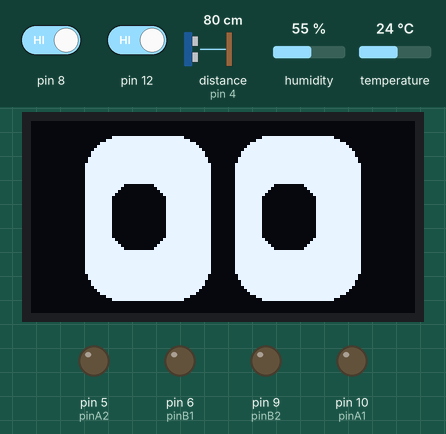
This sketch was run on a simulated Arduino Uno, built with avr-gcc and run on an emulated ATmega328P. Parts: 128×64 one-colour display, output pins drawn as LEDs (lit = HIGH). Wiring (inferred from the names in the program): ultrasonic range finder: trigger pin 7; echo pin 4. Dashed ring = blinking. Inputs (shaded band) come from the test bench; at power-on: distance to the obstacle (sensor on pin 4) 80 cm, pin 8 HIGH, pin 12 HIGH, humidity 55 %, temperature 24 °C. The echo pulse lasts 58.3 µs per cm; random numbers use the default seed unless the sketch sets one; pins used as bus, display or sensor lines are not drawn; what the sketch prints to the serial monitor is not drawn.

Above: at 1.2 s.
1.3 s: distance to the obstacle (sensor on pin 4) set to 17 cm
6.0 s: distance to the obstacle (sensor on pin 4) set to 14 cm
At 6.65 s:
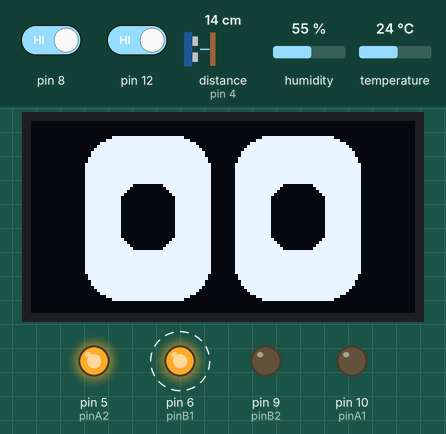
8.4 s: pin 8 driven LOW
At 11.54 s:
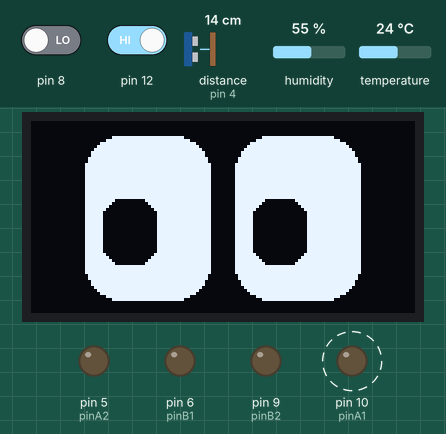
12.3 s: pin 8 driven HIGH
At 19.66 s:
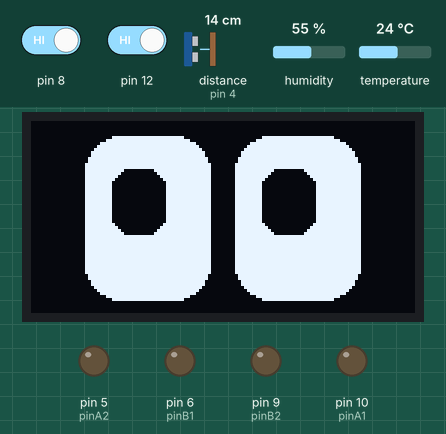
20.0 s: pin 12 driven LOW
At 22.1 s:
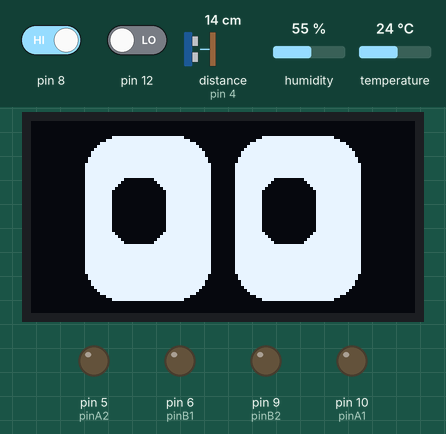
27.7 s: pin 12 driven HIGH
At 29.28 s:
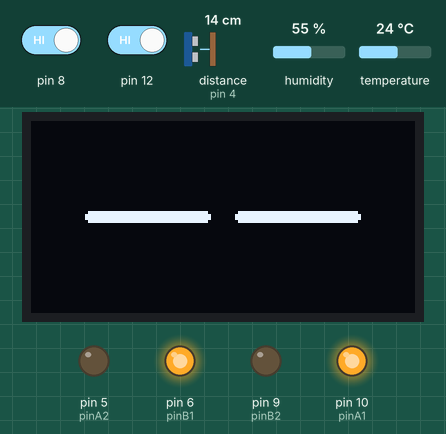
Timing chart, 0 to 32.1 s (numbered marks = the images above; inputs shaded):
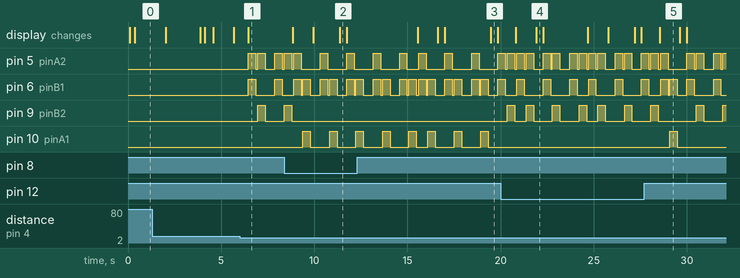

The sketch:

AutoFull.ino
```cpp
#include <IRremote.hpp>
#include <U8g2lib.h>
#include <DHT.h>
#include <Wire.h>
#include <avr/wdt.h>

#define DECODE_NEC
#define trigPin 7
#define echoPin 4
#define DHTPIN 2  // Pin del sensor dht de hum y temp
#define DHTTYPE DHT11

DHT dht(DHTPIN, DHTTYPE);
// Usamos el constructor _1_ (Page Buffer)
// U8G2_SH1106_128X64_NONAME_1_HW_I2C u8g2(U8G2_R0, /* reset=*/U8X8_PIN_NONE);
// Nota: Usamos este constructor que suele ir mejor para actualizaciones rapidas
U8G2_SH1106_128X64_NONAME_1_HW_I2C u8g2(U8G2_R0, U8X8_PIN_NONE);

// --- ESTADOS ---
enum RobotState { IDLE,
                  MOVING_FWD,
                  MOVING_BCK,
                  TURNING_L,
                  TURNING_R,
                  OBSTACLE };
RobotState currentState = IDLE;

unsigned long previousMillis = 0;
unsigned long timerDHT = 0;
unsigned long timerScreen = 0;
float t = 0;
float h = 0;

int pinA1 = 10;
int pinA2 = 5;
int pinB1 = 6;
int pinB2 = 9;
// ------------------------

int globalSpeed = 255;  //Velocidad max == 255
bool autoMode = false;

// --- ESTADOS DE ÁNIMO ---
enum Mood { HAPPY, ANGRY, SUSPICIOUS, TIRED };
Mood currentMood = HAPPY;
int lookX = 0; // -10 (Izq) a 10 (Der)
int lookY = 0; // -10 (Arriba) a 10 (Abajo)

// Variables de animación de Ojos
unsigned long nextBlink = 0;
bool isBlinking = false;
unsigned long blinkStart = 0;
unsigned long nextGazeMove = 0;

String receivedString = "";

// Prototipos de funciones nuevas
void drawFluxEyes();
void updateEyeAnimation();
void forceDraw(); // Para dibujar inmediatamente en emergencias

void setup() {
  wdt_disable();

  Serial.begin(9600);
  randomSeed(analogRead(A0));

  //Inicializar Oled y dht
  u8g2.begin();
  u8g2.setContrast(255);  // Contraste maximo para estilo Flux
  dht.begin();

  // Lectura inicial
  t = dht.readTemperature();
  h = dht.readHumidity();

  //Ultrasonido
  pinMode(trigPin, OUTPUT);
  pinMode(echoPin, INPUT);

  //Sensores InfraRojos
  pinMode(8, INPUT);
  pinMode(12, INPUT);

  //A
  pinMode(pinA1, OUTPUT);
  pinMode(pinA2, OUTPUT);

  //B
  pinMode(pinB1, OUTPUT);
  pinMode(pinB2, OUTPUT);

  stop();

  wdt_enable(WDTO_4S);  // Watchdog activado (4s por seguridad)
}

void loop() {
  wdt_reset();

  unsigned long currentMillis = millis();

  // --- TAREA 1: LEER SENSOR (LENTO: Cada 2 seg) ---
  if (currentMillis - timerDHT >= 2000) {
    timerDHT = currentMillis;
    float newT = dht.readTemperature();
    float newH = dht.readHumidity();
    if (!isnan(newT)) t = newT;
    if (!isnan(newH)) h = newH;

    //mando al esp para q la app lo pueda leer
    sendDataToESP32();
  }

  // --- NUEVO: ACTUALIZAR ANIMACIÓN ---
  updateEyeAnimation();

  // --- TAREA 2: PANTALLA (AHORA DIBUJA OJOS ESTILO FLUX) ---
  if (currentMillis - timerScreen >= 30) { // 30ms para fluidez
    timerScreen = currentMillis;

    u8g2.firstPage();
    do {
       drawFluxEyes();
    } while (u8g2.nextPage());
  }

  // 2. DETECTAR OBSTÁCULOS (LÓGICA PRIORITARIA)
  // Reemplaza al bloque anterior para evitar conflictos con delays
  checkSensorsAndEvade();

  // 3. RECIBIR DATOS (SI NO HAY OBSTACULO)
  if (currentState != OBSTACLE) {
     receiveUIData();
  }
}

// --- FUNCIONES DE CONTROL ---

void checkSensorsAndEvade() {
  float dist = readDistance();
  bool leftSensor = digitalRead(8);
  bool rightSensor = digitalRead(12);

  // Umbral de 15cm para reaccionar antes
  if ((dist > 1 && dist < 15) || leftSensor == LOW || rightSensor == LOW) {

    // 1. CAMBIO DE ÁNIMO INMEDIATO
    currentMood = ANGRY;
    lookX = 0; lookY = 0;

    // 2. FORZAR DIBUJO (Para ver la cara antes de moverse)
    forceDraw();

    String causa = "FRONTAL";
    if (leftSensor == LOW) causa = "IZQUIERDA";
    else if (rightSensor == LOW) causa = "DERECHA";

    Serial.print(F("EMERGENCIA: "));
    Serial.println(causa);

    currentState = OBSTACLE;

    // 3. EVASION (Bloqueante con delays, pero ya dibujamos la cara)
    handleEvasion(causa);

    currentState = IDLE;
    currentMood = HAPPY; // Vuelve a feliz al terminar
  }
}

void forceDraw() {
  u8g2.firstPage();
  do {
     drawFluxEyes();
  } while (u8g2.nextPage());
}

float readDistance() {
  float duration, distance;
  digitalWrite(trigPin, LOW);
  delayMicroseconds(2);
  digitalWrite(trigPin, HIGH);
  delayMicroseconds(10);
  digitalWrite(trigPin, LOW);
  duration = pulseIn(echoPin, HIGH, 25000); // Timeout reducido
  distance = ((duration * 0.0343) / 2);
  if (distance <= 0) return 400;
  return distance;
}

void sendDataToESP32(){
  // Formato: "DATA:Temp,Hum,Vel"
  Serial.print("DATA:");
  Serial.print(t);
  Serial.print(",");
  Serial.print(h);
  Serial.print(",");
  Serial.println(globalSpeed);
}

void handleEvasion(String tipo) {
  wdt_reset();
  stop(); // Parar brevemente
  // delay(100); Eliminado para reaccion rapida

  backwards(globalSpeed);
  delay(400); // Retroceso corto
  stop();
  delay(100);
  wdt_reset();

  if (tipo == "IZQUIERDA") {
    right(globalSpeed);
  } else if (tipo == "DERECHA") {
    left(globalSpeed);
  } else {
    // Random direction
    if (random(0, 2) == 0) right(globalSpeed);
    else left(globalSpeed);
  }

  delay(400); // Giro
  stop();
}

void readIRProximitySensors(bool &leftSensor, bool &rightSensor) {
  rightSensor = digitalRead(12);
  leftSensor = digitalRead(8);
}

void receiveUIData() {
  if (Serial.available() > 0) {
    char receivedByte = Serial.read();

    if (receivedByte == '\n') {
      if (receivedString == "F") {
        forwards(globalSpeed); currentMood = HAPPY; lookX = 0; lookY = 0;
      } else if (receivedString == "B") {
        backwards(globalSpeed); currentMood = TIRED; lookX = 0; lookY = 0;
      } else if (receivedString == "L") {
        left(globalSpeed); currentMood = HAPPY; lookX = -12; lookY = 0;
      } else if (receivedString == "R") {
        right(globalSpeed); currentMood = HAPPY; lookX = 12; lookY = 0;
      } else if (receivedString == "S") {
        stop(); currentMood = HAPPY; lookX = 0; lookY = 0;
      }

      // RESPUESTA AL ESP32 (ACK)
      // Serial.print("ACK:"); Serial.println(receivedString); // Opcional para debug
      receivedString = "";
    } else {
      receivedString += receivedByte;
    }
  }
}

// --- MOVIMIENTOS ---

void backwards(int speed) {
  currentState = MOVING_BCK;
  analogWrite(pinA1, 0); analogWrite(pinA2, speed);
  analogWrite(pinB1, speed); analogWrite(pinB2, 0);
}

void forwards(int speed) {
  currentState = MOVING_FWD;
  analogWrite(pinA1, speed); analogWrite(pinA2, 0);
  analogWrite(pinB1, 0); analogWrite(pinB2, speed);
}

void right(int speed) {
  currentState = TURNING_R;
  analogWrite(pinA1, speed); analogWrite(pinA2, 0);
  analogWrite(pinB1, speed); analogWrite(pinB2, 0);
}

void left(int speed) {
  currentState = TURNING_L;
  analogWrite(pinA1, 0); analogWrite(pinA2, speed);
  analogWrite(pinB1, 0); analogWrite(pinB2, speed);
}

void stop() {
  currentState = IDLE;
  analogWrite(pinA1, LOW); analogWrite(pinA2, LOW);
  analogWrite(pinB1, LOW); analogWrite(pinB2, LOW);
}

// --- FUNCIONES DE DIBUJO ESTILO FLUX ---

void updateEyeAnimation() {
  // Lógica de Parpadeo
  if (millis() > nextBlink && !isBlinking) {
    isBlinking = true;
    blinkStart = millis();
  }
  if (isBlinking && millis() - blinkStart > 150) {
    isBlinking = false;
    nextBlink = millis() + random(1500, 5000);
  }

  // Lógica de Mirada Aleatoria
  if (currentState == IDLE && currentMood == HAPPY && millis() > nextGazeMove) {
    lookX = random(-8, 9);
    lookY = random(-5, 6);
    nextGazeMove = millis() + random(800, 2500);
  }
}

void drawFluxEyes() {
  // Configuración Estilo Flux (Cápsulas)
  int eyeW = 42;    // Ancho del ojo
  int eyeH = 55;    // Alto del ojo
  int radius = 12;  // Redondeo fuerte
  int gap = 8;      // Espacio
  int yPos = 5;     // Posición Y

  int leftX = 64 - (gap/2) - eyeW;
  int rightX = 64 + (gap/2);

  if (isBlinking) {
    // Parpadeo estilo cápsula cerrada
    u8g2.drawRBox(leftX, yPos + eyeH/2 - 2, eyeW, 4, 2);
    u8g2.drawRBox(rightX, yPos + eyeH/2 - 2, eyeW, 4, 2);
    return;
  }

  // 1. DIBUJAR OJOS (CÁPSULAS BLANCAS)
  u8g2.drawRBox(leftX, yPos, eyeW, eyeH, radius);
  u8g2.drawRBox(rightX, yPos, eyeW, eyeH, radius);

  // 2. DIBUJAR PUPILAS (RECTÁNGULOS NEGROS REDONDEADOS)
  u8g2.setColorIndex(0); // Negro

  int pupW = 18;
  int pupH = 22;
  int pupRad = 6;

  // Limitar movimiento
  int pX = constrain(lookX, -10, 10);
  int pY = constrain(lookY, -15, 15);

  int lCenterX = leftX + (eyeW - pupW)/2;
  int rCenterX = rightX + (eyeW - pupW)/2;
  int centerY = yPos + (eyeH - pupH)/2;

  u8g2.drawRBox(lCenterX + pX, centerY + pY, pupW, pupH, pupRad);
  u8g2.drawRBox(rCenterX + pX, centerY + pY, pupW, pupH, pupRad);

  // 3. EXPRESIONES (PÁRPADOS)
  u8g2.setColorIndex(1); // Blanco para tapar

  if (currentMood == ANGRY) {
    // Ceño fruncido (Triangulos negros que cortan la capsula)
    u8g2.setColorIndex(0); // Borrar
    u8g2.drawTriangle(leftX, yPos, leftX + eyeW, yPos, leftX + eyeW, yPos + 25);
    u8g2.drawTriangle(rightX, yPos, rightX + eyeW, yPos, rightX, yPos + 25);
    u8g2.setColorIndex(1);
  } else if (currentMood == TIRED) {
    // Parpado plano
    u8g2.setColorIndex(0);
    u8g2.drawBox(leftX, yPos, eyeW, 20);
    u8g2.drawBox(rightX, yPos, eyeW, 20);
    u8g2.setColorIndex(1);
  }
}
```

Measured:
- the behaviour switches between 16 and 15 cm on distance to the obstacle (sensor on pin 4) (found by bisection; images 0 and 1)
- after the input at 6.0 s, pin 5 (pinA2): goes HIGH 0.40 s, LOW 0.10 s, HIGH 0.40 s, LOW 0.53 s, HIGH 0.40 s, LOW 0.10 s, then HIGH, starting after 0.46 s; pin 6 (pinB1): alternates HIGH for 0.40 s and LOW for 1.0 s, starting after 0.46 s; pin 9 (pinB2): LOW → HIGH after 0.96 s, → LOW 0.40 s later, → HIGH 1.0 s later
- after the input at 27.7 s, pin 10 (pinA1): LOW → HIGH after 1.4 s, → LOW 0.40 s later
- what the display in image 5 shows lasts 1.1 s, from 28.5 s to 29.6 s
